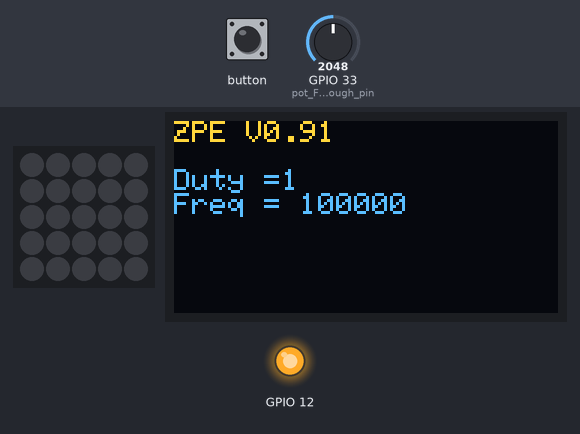
Bench run of a sketch on a simulated ESP32. On the bench: 5×5 RGB LED matrix (first LED top left, wired row by row), 128×64 one-colour display, output pins drawn as LEDs (lit = HIGH). Inputs (shaded band) come from the test bench; at power-on: GPIO 33 (pot_Freq_Rough_pin) = 2048. The OLED is the two-colour kind (top 16 rows yellow); what the sketch prints to the serial monitor is not drawn.

Above: at 1.2 s.
1.3 s: button pressed for 0.15 s
At 2.1 s:
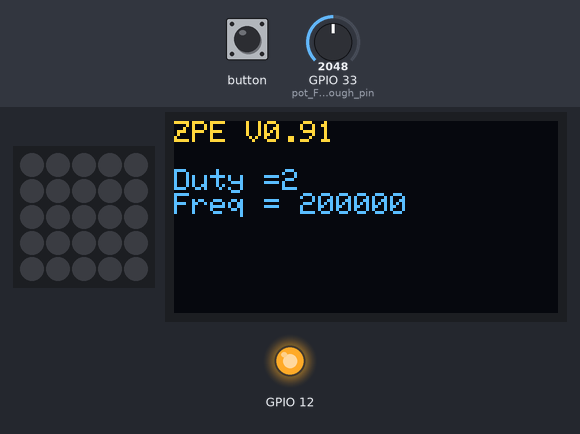
2.9 s: button pressed for 1 s
At 3.4 s:
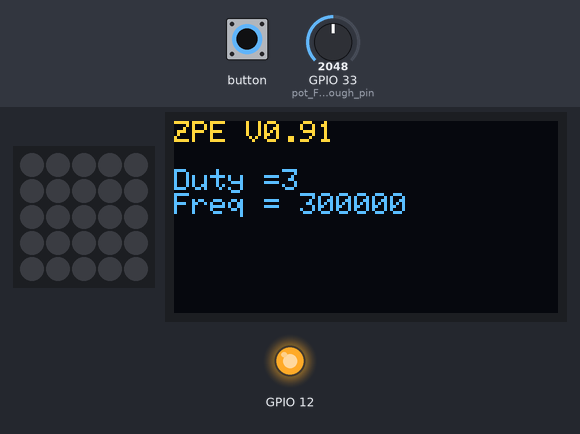
Timing chart, 0 to 5.9 s (numbered marks = the images above; inputs shaded):
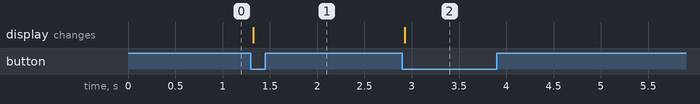

The sketch:

SSD1306_test.ino
```cpp
//To be done.
// map 2 potmeters to dutycycle, Freqency
// check graph on webserver for ESP32 at https://randomnerdtutorials.com/esp32-esp8266-plot-chart-web-server/


//for PWM https://docs.m5stack.com/en/api/pwm
// https://github.com/m5stack/m5-docs/blob/master/docs/en/core/atom_lite.md
// Peripherals Pin Map
// RGB Led	G27
// Btn	G39
// IR	G12

// Bit	resolution	maximum frequency
// 16	65536	1,220.70Hz
// 15	32768	2,441.41Hz
// 14	16384	4,882.81Hz
// 13	8192	9,765.63Hz
// 12	4096	19,531.25Hz
// 11	2048	39,062.50Hz
// 10	1024	78,125.00Hz
// 9	512	  156,250.00Hz
// 8	256	  312,500.00Hz
// 7	128	  625,000.00Hz
// 6	64	  1,250,000.00Hz
// 5	32	  2,500,000.00Hz
// 4	16	  5,000,000.00Hz
// 3	8	    10,000,000.00Hz
// 2	4	    20,000,000.00Hz
// 1	2	    40,000,000.00Hz// The maximal frequency is 80000000 / 2^bit_num


// ledcSetup() is needed
// code from https://shikarunochi.matrix.jp/?p=3859
#include <M5Atom.h>
#include "driver/ledc.h"
#include <Adafruit_GFX.h>
#include <Adafruit_SSD1306.h>
// #include "ESP32MotorControl.h" 	// https://github.com/JoaoLopesF/ESP32MotorControl
#define SCREEN_WIDTH 128 // OLED display width, in pixels
#define SCREEN_HEIGHT 64 // OLED display height, in pixels
// Adafruit_SSD1306 display(SCREEN_WIDTH, SCREEN_HEIGHT, &Wire);
#define OLED_RESET     4 // Reset pin # (or -1 if sharing Arduino reset pin)
Adafruit_SSD1306 display(SCREEN_WIDTH, SCREEN_HEIGHT, &Wire, OLED_RESET);

#define VERSION "0.91"

// setting PWM properties
const int PWMPin = 19;
int freq = 100000;
int PWMChannel = 0;
int resolution = 4;
int dutyCycle = 1;
float pot_Freq_Rough_Read;
float pot_Freq_Rough_Read_old;
int pot_Freq_Rough_pin=33;


void setup() {
  Serial.begin(115200);
  M5.begin(true, false, true);  // (Serial, I2C, NeoPixel)
  Wire.begin(4,5); //I2C setup for display not using the M5 lib for Atome

  //Setup PWM parameters
  ledcSetup(PWMChannel, freq, resolution);
  // attach the channel to the GPIO to be controlled
  ledcAttachPin(PWMPin, PWMChannel);
  ledcWrite(PWMChannel, dutyCycle);

    // GPIO初期化
  pinMode(22, INPUT); // PIN  (INPUT, OUTPUT,       )  input frequency potmeter
  pinMode(19, INPUT); // PIN  (INPUT, OUTPUT,       ) output for driver
  pinMode(23, INPUT); // PIN  (INPUT, OUTPUT,       )
  pinMode(33, ANALOG); // PIN  (INPUT, OUTPUT, ANALOG)
  pinMode(21, INPUT); // PIN  (INPUT, OUTPUT,       )
  pinMode(25, INPUT); // PIN  (INPUT, OUTPUT, ANALOG)無線利用時にはANALOG利用不可
  pinMode(26, INPUT); // GROVE(INPUT, OUTPUT, ANALOG)無線利用時にはANALOG利用不可, DAC出力可
  pinMode(32, INPUT); // GROVE(INPUT, OUTPUT, ANALOG)

  // 内部ピン初期化
  pinMode(12, OUTPUT_OPEN_DRAIN); // IR赤外線(LOWで出力)
  digitalWrite(12, HIGH);

  // Setup LED
  // M5.dis.drawpix(0, CRGB::Green);
    M5.dis.drawpix(0,  HSVHue::HUE_RED);

  //Display startup serial info
    Serial.println("start setup");
    Serial.printf("Duty = %d  Freq = %d HZ \n", (int)dutyCycle,freq);

 //Display startup info
    display.begin(SSD1306_SWITCHCAPVCC, 0x3C);
    display.clearDisplay();
    display.setTextSize(1);              // Normal 1:1 pixel scale
    display.setTextColor(SSD1306_WHITE); // Draw white text
    display.setCursor(0,0);              // Start at top-left corner
    display.print(F("ZPE V"));
    display.println(F(VERSION));
    display.println();
    display.print(F("Duty ="));
    display.println(dutyCycle);
    display.print(F("Freq = "));
    display.println(freq);
    // display.println(F("OUT2 ="));
    display.display();
    ledc_set_freq(LEDC_HIGH_SPEED_MODE,LEDC_TIMER_0,freq);


}
void loop() {
  M5.update();

      //Read analog pot variables and map to duty cycle and frequency
      // for frequency rough the idea is:
      int pot_Freq_Rough_Read = analogRead(pot_Freq_Rough_pin);
      if (abs(pot_Freq_Rough_Read-pot_Freq_Rough_Read_old)>300){
        pot_Freq_Rough_Read_old=pot_Freq_Rough_Read;
        Serial.print("Pot frequency changed new value=");
        Serial.println(pot_Freq_Rough_Read);
      }

  if (M5.Btn.wasPressed()) {
    //Serial print button pressed
    Serial.println("Btn was pressed");

    //increase dutycycle
    // dutyCycle++;
    // if (dutyCycle>= 15) dutyCycle=0;

    //Write to PWM controller
    ledcWrite(PWMChannel, dutyCycle);

    //increase PWMchannels and frequency
      // PWMChannel++;
      dutyCycle++;
      freq=freq+100000;
      // ledcSetup(PWMChannel, freq, resolution);
      // ledcAttachPin(PWMPin, PWMChannel);
      // ledcWrite(PWMChannel, dutyCycle);

    ledc_set_freq(LEDC_HIGH_SPEED_MODE,LEDC_TIMER_0,freq);


    //Serial print updated data
     Serial.printf("Duty = %d  Freq = %d HZ \n", (int)dutyCycle,freq);

    //Display results
    display.clearDisplay();
    display.setTextSize(1);              // Normal 1:1 pixel scale
    display.setTextColor(SSD1306_WHITE); // Draw white text
    display.setCursor(0,0);              // Start at top-left corner
    display.print(F("ZPE V"));
    display.println(F(VERSION));
    display.println();
    display.print(F("Duty ="));
    display.println(dutyCycle);
    display.print(F("Freq = "));
    display.println(freq);
    // ledc_get_freq(LEDC_HIGH_SPEED_MODE,LEDC_TIMER_0);
    display.display();
  }
  delay(1);
}
```

Serial_read_and_switch_case.ino.cpp
```cpp
# 1 "/tmp/tmpvfmh2p2e"
#include <Arduino.h>
# 1 "/home/rob/Documents/PlatformIO/Projects/M5stackAtomeLite_test/src/Serial read and switch case.ino"
#include <M5Atom.h>
CRGB dispColor(uint8_t r, uint8_t g, uint8_t b);
void setup();
void loop();
#line 4 "/home/rob/Documents/PlatformIO/Projects/M5stackAtomeLite_test/src/Serial read and switch case.ino"
CRGB dispColor(uint8_t r, uint8_t g, uint8_t b) {
  return (CRGB)((r << 8) | (g << 16) | b);
}


float r,g,b;
int select =0;


void setup() {

    Serial.begin(115200);
    M5.begin(true, false, true);
    Serial.println("start setup");
}

void loop() {

 if (M5.Btn.wasPressed()) {
   r=255;
   g=0;
   b=0;

           M5.dis.drawpix(0, dispColor((int)r, (int)g, (int)b));
             Serial.println("red");
    select++;
    switch (select) {
      case 0:
         M5.dis.drawpix(0, HSVHue::HUE_RED);
             Serial.println("red");
        break;
      case 1:
        M5.dis.drawpix(0, HSVHue::HUE_BLUE);
        Serial.println("blue");
      case 2:
         M5.dis.drawpix(0, HSVHue::HUE_GREEN);
         Serial.println("green");
        break;
      case 'd':
        digitalWrite(5, HIGH);
        break;
      case 'e':
        digitalWrite(6, HIGH);
        break;
      default:
        break;
        }
    }
  }
```

Measured:
- after the input at 1.3 s, the display: changes at once (image 1)
- after the input at 2.9 s, the display: changes at once (image 2)
